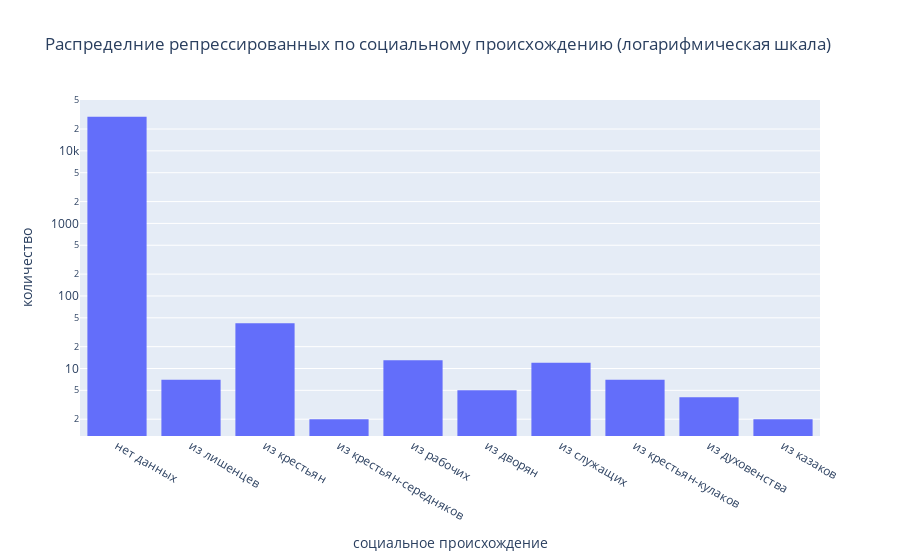

Write notebook code for a chart like this one.
### Code cell
fig = px.histogram(dfw, 
                   x="социальное происхождение", 
                   title='Распределние репрессированных по социальному происхождению (логарифмическая шкала)',
                  log_y=True)
fig.update_layout(
    yaxis_title_text='количество', # yaxis label

)
fig.show()

### Figure 1 — Plotly figure (JSON) as saved in the notebook; plotly's stock layout.template omitted (floating-point values rounded to 4 significant figures; data arrays with more than 128 entries replaced by an {"elided": "..."} marker saying what was removed)
{"data": [{"alignmentgroup": "True", "bingroup": "x", "hovertemplate": "социальное происхождение=%{x}<br>count=%{y}<extra></extra>", "legendgroup": "", "marker": {"color": "#636efa"}, "name": "", "offsetgroup": "", "orientation": "v", "showlegend": false, "type": "histogram", "x": {"elided": "29581 str values"}, "xaxis": "x", "yaxis": "y"}], "layout": {"autosize": true, "barmode": "relative", "legend": {"tracegroupgap": 0}, "title": {"text": "Распределние репрессированных по социальному происхождению (логарифмическая шкала)"}, "xaxis": {"anchor": "y", "autorange": true, "domain": [0, 1], "range": [-0.5, 9.5], "title": {"text": "социальное происхождение"}, "type": "category"}, "yaxis": {"anchor": "x", "autorange": true, "domain": [0, 1], "range": [0.06944, 4.701], "title": {"text": "количество"}, "type": "log"}}}
